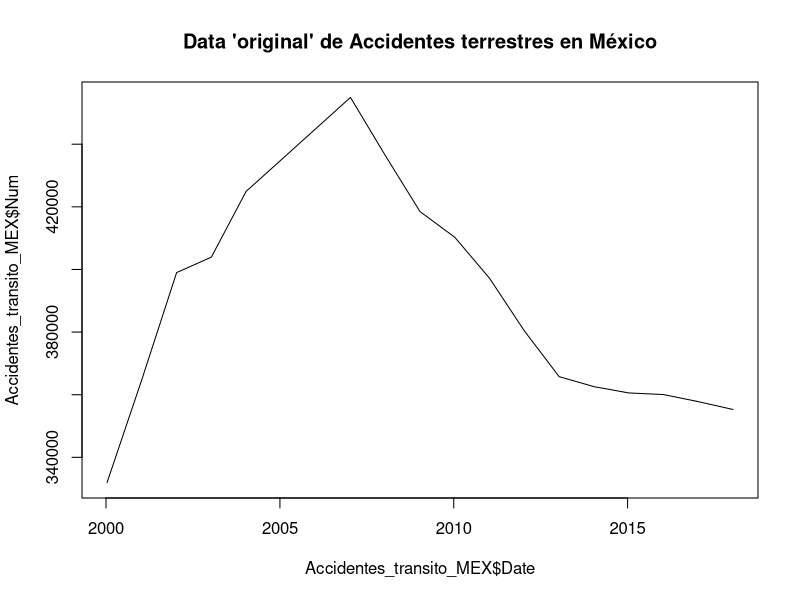
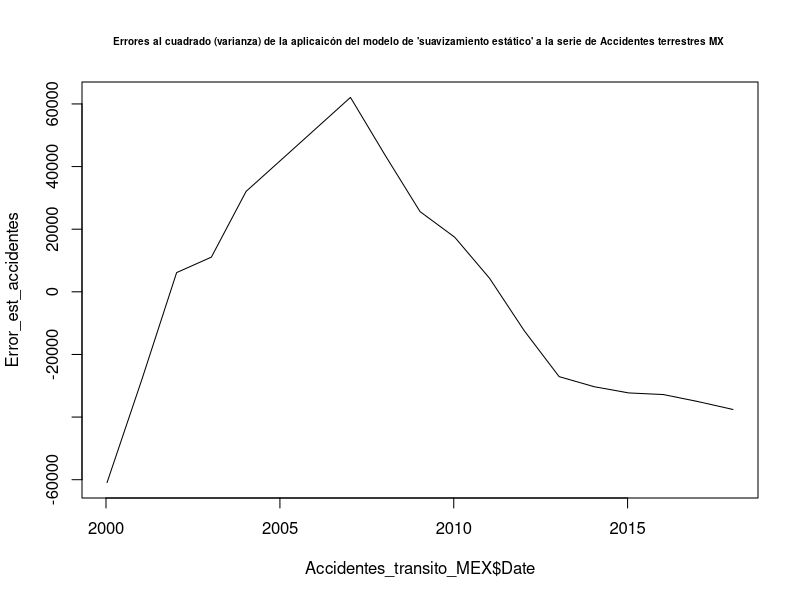
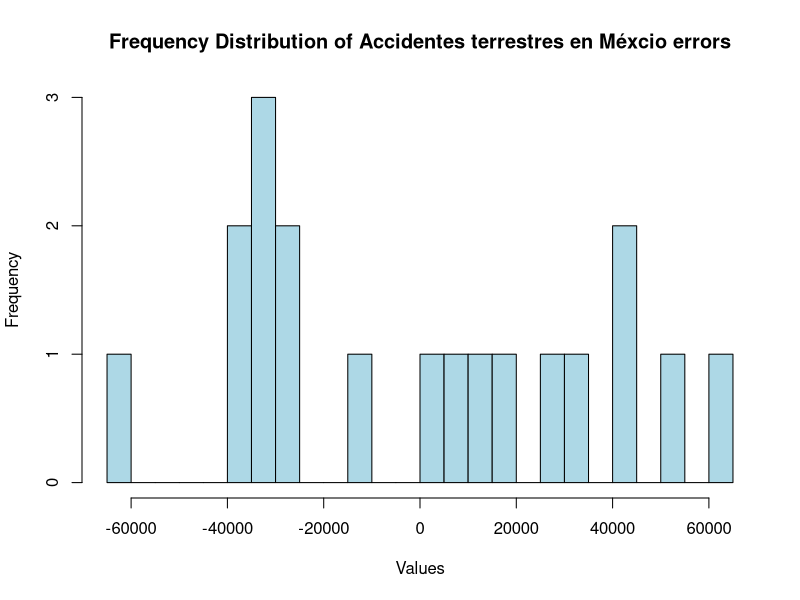
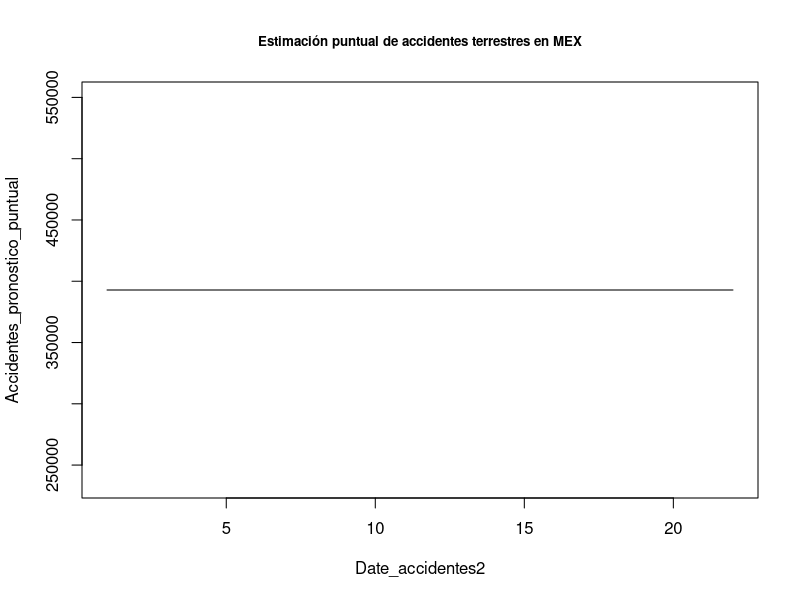
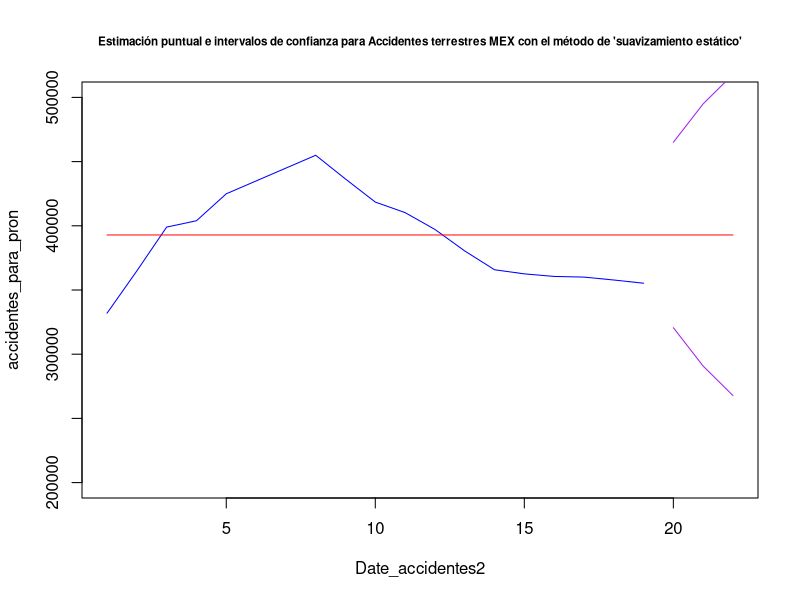

Write R code to recreate these figures, in order. (Note: this script raises an error after producing the figures.)
## ---- chunk 1
knitr::opts_chunk$set(echo = TRUE)
## ---- chunk 2
install.packages("readxl")

library("readxl")


Accidentes_transito_MEX <-read_excel("Accidentes_transito_pp_.xlsx")
## ---- chunk 3
Accidentes_transito_MEX
summary(Accidentes_transito_MEX)
typeof(Accidentes_transito_MEX)
dim(Accidentes_transito_MEX)
## ---- chunk 4

plot(Accidentes_transito_MEX$Date, Accidentes_transito_MEX$Num, type="l", main="Data 'original' de Accidentes terrestres en México")
## ---- chunk 5
Accidentes_transito_ruido_blanco <- mean(Accidentes_transito_MEX$Num)
Accidentes_transito_ruido_blanco
## ---- chunk 6
Error_est_accidentes<-Accidentes_transito_MEX$Num-Accidentes_transito_ruido_blanco
head(Error_est_accidentes)
tail(Error_est_accidentes)

##Claculando la desviaicón estandar del error

sd_est_accidentes<-sd(Error_est_accidentes)
sd_est_accidentes

plot(Accidentes_transito_MEX$Date, Error_est_accidentes, type="l", main="Errores al cuadrado (varianza) de la aplicaicón del modelo de 'suavizamiento estático' a la serie de Accidentes terrestres MX ", cex.main=0.6)

## ---- chunk 7


mean(Error_est_accidentes)
## ---- chunk 8
## Se calcula la varianza
var(Error_est_accidentes)

## Se calcula la desviación estandar 
sd_est_accidentes
## ---- chunk 9
hist(Error_est_accidentes, breaks = 20, col = "lightblue", main = "Frequency Distribution of Accidentes terrestres en Méxcio errors", xlab = "Values", ylab = "Frequency")

## ---- chunk 10
estimacion_puntual_accidentes <- mean(Accidentes_transito_MEX$Num)
estimacion_puntual_accidentes

## ---- chunk 11
##Creamos un eje x que incluya a los 66 datos + 6 que se pronosticarán
Date_accidentes2<-c(1:22)


## Creamos el vector de datos que incluirá los  datos históricos  sin tendencia + 6 valores NA a pronosticar
accidentes_para_pron<-c(Accidentes_transito_MEX$Num, rep(NA, times=3))


head(accidentes_para_pron)
tail(accidentes_para_pron)


## Entonces el mejor pronóstico que tenemos para esta técnica es la media de la serie historica


Accidentes_pronostico_puntual <- rep(estimacion_puntual_accidentes, times=22)
head(Accidentes_pronostico_puntual)
tail(Accidentes_pronostico_puntual)

plot(Date_accidentes2,Accidentes_pronostico_puntual, type="l", main = "Estimación puntual de accidentes terrestres en MEX", cex.main=0.8)
## ---- chunk 12
estimacion_puntual_accidentes <- mean(Accidentes_transito_MEX$Num)
estimacion_puntual_accidentes
## ---- chunk 13
tao<-c(1:3)
Lim_accidentes<-2*sd_est_accidentes*tao^.5
Lim_accidentes
## ---- chunk 14

LI_accidentes<-c(rep(NA, times=19), Accidentes_pronostico_puntual[1]-Lim_accidentes)
head(LI_accidentes)
tail(LI_accidentes)


LS_accidentes<-c(rep(NA, times=19), Accidentes_pronostico_puntual[1]+Lim_accidentes)
head(LS_accidentes)
tail(LS_accidentes)


plot(Date_accidentes2, accidentes_para_pron, type="l" ,main="Estimación puntual e intervalos de confianza para Accidentes terrestres MEX con el método de 'suavizamiento estático'",col="Blue", cex.main=0.7, ylim=c(200000, 500000))

lines(Accidentes_pronostico_puntual, col="Red")
lines(LI_accidentes, col="Purple")
lines(LS_accidentes, col="Purple")
## ---- chunk 15
#install.packages("readxl")

library("readxl")


Accidentes_transito_MEX_completo <-read_excel("Accidentes_transito_full_.xlsx")
## ---- chunk 16
df_Accidentes_MX_pronostico<-data.frame(Accidentes_transito_MEX_completo$Num,
                                                Accidentes_pronostico_puntual, LI_accidentes, LS_accidentes)
View(df_Accidentes_MX_pronostico)

tail(df_Accidentes_MX_pronostico)
## ---- chunk 17

##Primero formemos un vector con los valores reales 
PEA_MEX_completa_reales6 <- PEA_MEX_completa$PEA[67:72]
PEA_MEX_completa_reales6

## Despues formemos un vector con únicamente los valores pronósticados 
PEA_MEX_forecast6 <- Est_punt_PEA_ajustada[67:72]
PEA_MEX_forecast6

##Calculemos el MAPE entre estos dos vectores 

# First, calculate the absolute percentage error (APE) for each element in the vectors
APE_PEA_estatico <- abs((PEA_MEX_completa_reales6 - PEA_MEX_forecast6) / PEA_MEX_completa_reales6)

# Calculate the mean APE across all elements in the vectors
MAPE_PEA_estatico <- mean(APE_PEA_estatico) * 100

# Print the MAPE value
cat("El error tipo MAPE  para el forecast calculado con el método de 'suavizamiento estático'de la serie de PEA en MEX es:", MAPE_PEA_estatico, "%")


## ---- chunk 18
acidentes_MEX_ts <-ts(Accidentes_transito_MEX$Num, frequency =1, start =c(2000,1))
head(acidentes_MEX_ts)
tail(acidentes_MEX_ts)
## ---- chunk 19
plot(acidentes_MEX_ts, main="Accidentes MEX train data en tipo time series (Valores de  2000 a 2018)", cex.main=0.8)
## ---- chunk 20
accidentes_MEX_ts_h1 <-HoltWinters(acidentes_MEX_ts, beta=FALSE, gamma=FALSE)
accidentes_MEX_ts_h1
## ---- chunk 21
accidentes_MEX_ts_h1$alpha
## ---- chunk 22
plot(accidentes_MEX_ts_h1, main="Aplicaicón del método de Holt Winters a accidentes MEX train data")
## ---- chunk 23
# Install the forecast package
install.packages("forecast")

# Load the forecast package
library(forecast)
## ---- chunk 24
accidentes_MEX_ts_h1_fc <- forecast(accidentes_MEX_ts_h1, h=3, level=0.95)
accidentes_MEX_ts_h1_fc
## ---- chunk 25
plot(accidentes_MEX_ts_h1_fc, main="Forecast de Accidentes MX usando el Método de Holt Winters con parámetro gamma ='False'", type="l", cex.main=0.8)
## ---- chunk 26
accidentes_MEX_ts_h1$SSE
## ---- chunk 27

## Formemos un vector con únicamente los valores reales de los ultimos 6 trimestres 
PEA_completo_realest6 <- PEA_MEX_completa$PEA[67:72]
PEA_completo_realest6


## Formemos un vector con únicamente los valores pronósticados 
PEA_HW_forecast6 <- PEA_MEX_ts_h1_fc$mean
PEA_HW_forecast6



## ---- chunk 28

##Calculemos el MAPE entre estos dos vectores 

# First, calculate the absolute percentage error (APE) for each element in the vectors
APE_PEA_HW <- abs((PEA_completo_realest6 - PEA_HW_forecast6) / PEA_completo_realest6)

# Calculate the mean APE across all elements in the vectors
MAPE_PEA_HW <- mean(APE_PEA_HW) * 100

# Print the MAPE value
cat("MAPE error para el forecast calculado con el método de 'HoltWinters'es:", MAPE_PEA_HW, "%")
## ---- chunk 29
PEA_MEX_ts_h1$SSE
## ---- chunk 30
sse_PEA_hw <- ((PEA_MEX_ts_h1$SSE)/(length(PEA_MEX_ts)))^0.5
sse_PEA_hw
## ---- chunk 31
SSE_PEA_E <- sum(PEA_MX_ruido_blanco^2)
SSE_PEA_E
## ---- chunk 32
cat("MAPE error para el forecast calculado con el método de 'suavizamiento estático'es:", MAPE_PEA_estatico, "%")

  
cat("MAPE error para el forecast calculado con el método de 'HoltWinters'es:", MAPE_PEA_HW, "%")
## ---- chunk 33
LI_PEA_ajustado[67:72]
LS_PEA_ajustado[67:72]


intervalos_metodo_E<- data.frame(LI_PEA_ajustado_E =LI_PEA_ajustado[67:72], LS_PEA_ajustado_E= LS_PEA_ajustado[67:72])

intervalos_metodo_E

## ---- chunk 34
PEA_MEX_ts_h1_fc
